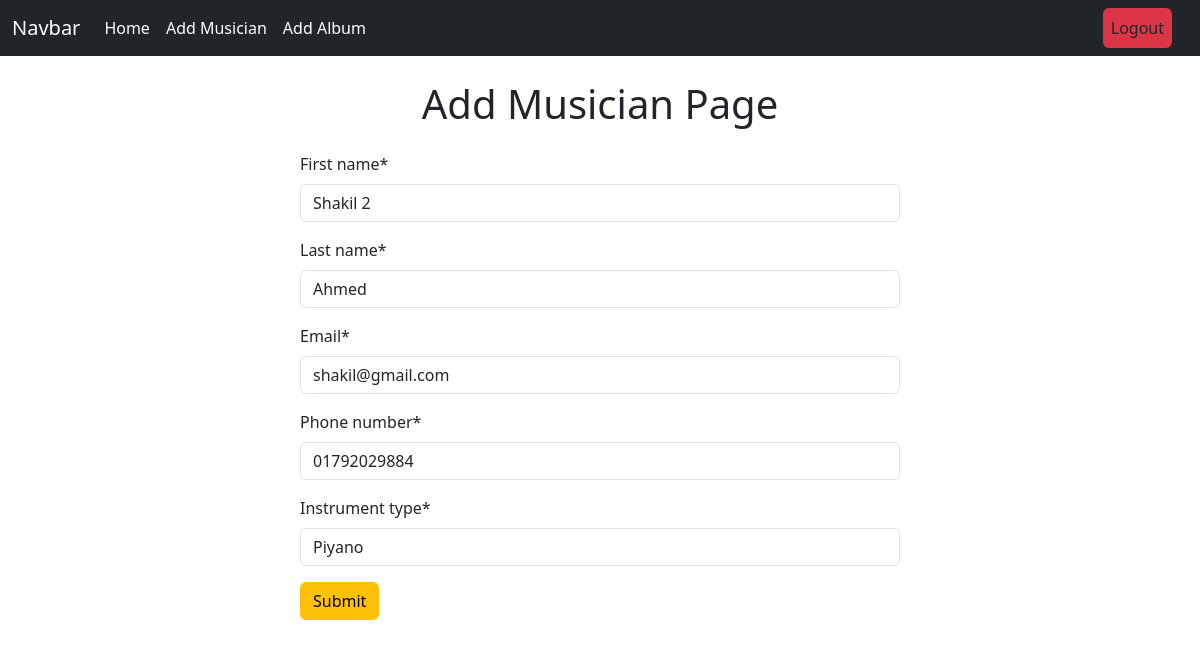
Screenshot of /musician/edit_musician/5 (signed in) with the database file from the repository.
### musician/models.py (models this page shows, shortened)
class Musician(models.Model):
    first_name = models.CharField(max_length=50)
    last_name = models.CharField(max_length=50)
    email=models.EmailField()
    phone_number=models.CharField(max_length=15)
    instrument_type=models.CharField(max_length=50)

### musician/views.py (the view)
# urls.py: path('edit_musician/<int:id>', views.EditMusicianView.as_view(), name='edit_musician'),
@method_decorator(login_required, name='dispatch')
class EditMusicianView(UpdateView):
    model = Musician
    form_class = forms.MusicianForm
    template_name = 'add_musician.html'
    pk_url_kwarg = 'id'
    success_url = reverse_lazy('home')

### musician/forms.py
class MusicianForm(forms.ModelForm):
    class Meta:
        model=Musician
        fields='__all__'

### musician/templates/add_musician.html (shortened to what this page needs)
{% extends "base.html" %}
{% load crispy_forms_tags %}
{% block content %}
<form action="" class="w-50 m-auto" method="post">
    <h1 class="text-center my-4">Add Musician Page </h1>
    {{form | crispy}}
    <input class="btn btn-warning" type="submit" value="Submit">
</form>
{% endblock content %}

### rows the page displays
Musician: first_name "Shakil 2", last_name "Ahmed", email "shakil@gmail.com", phone_number "01792029884", instrument_type "Piyano"
